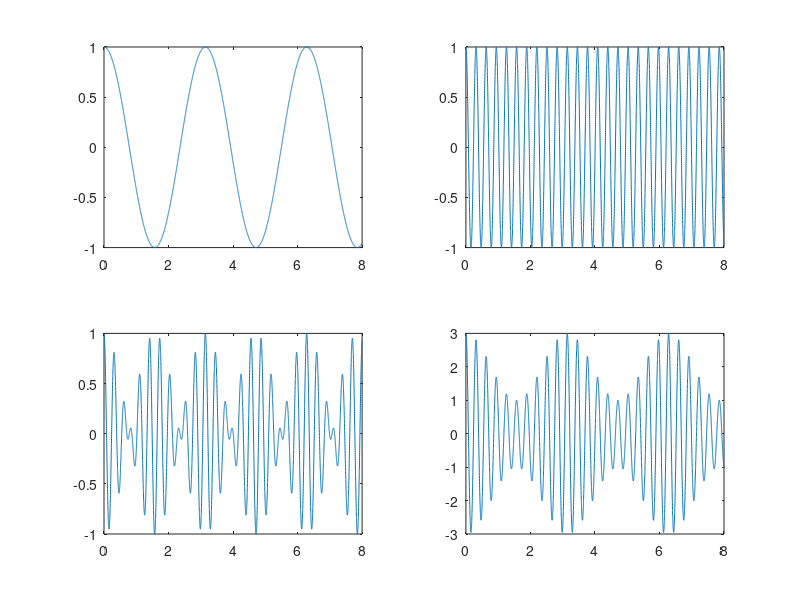

Write MATLAB code to recreate this figure.
t=0:0.001:8;
y1=cos(2*t);
y2=cos(20*t);
y3=y1.*y2;
y4=y2.*(2+y1);
subplot(2,2,1)
plot(t,y1)
subplot(2,2,2)
plot(t,y2)
subplot(2,2,3)
plot(t,y3)
subplot(2,2,4)
plot(t,y4)
